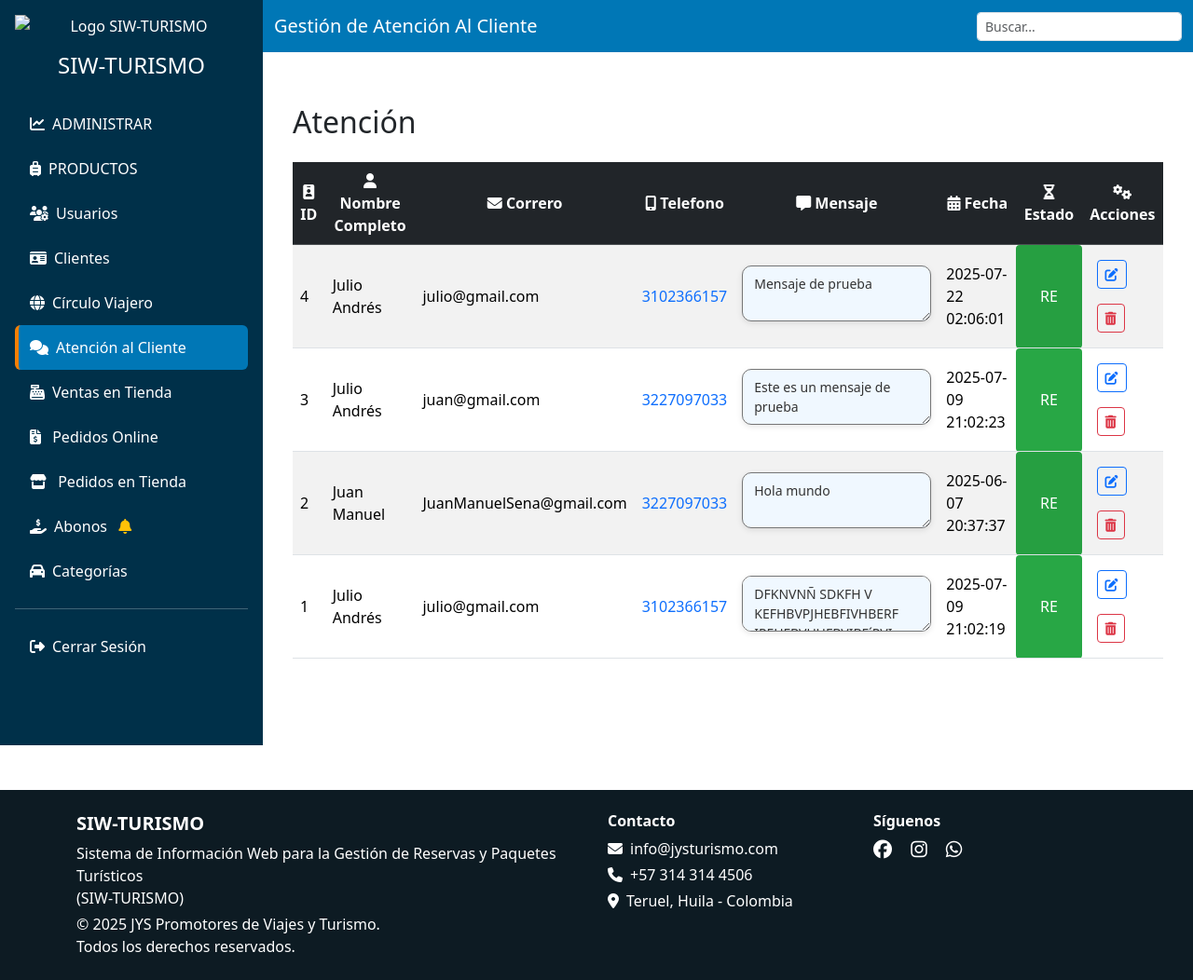
The app's page /vista/admin/atencion_cliente.php (signed in), older data.
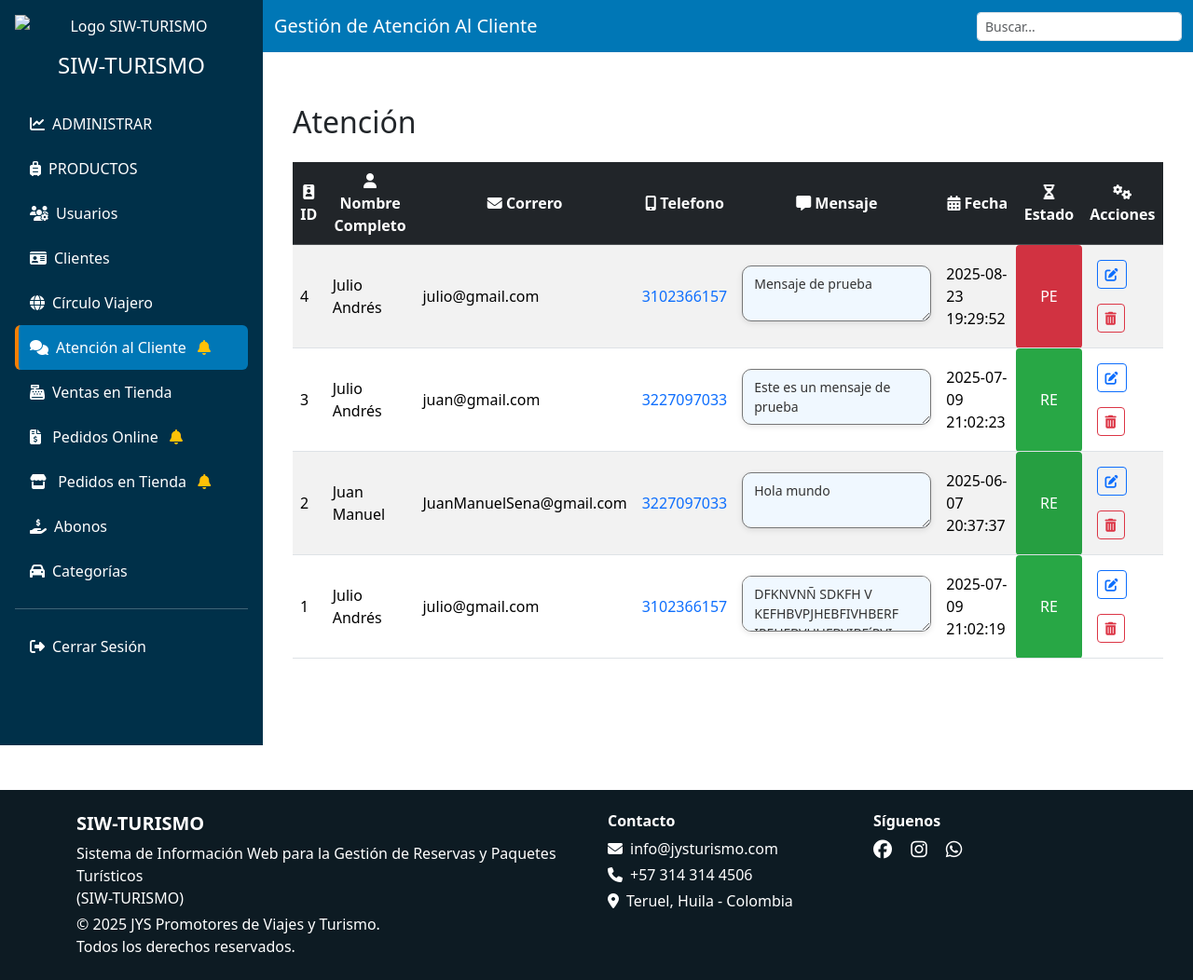
The same page, newer data.
### tables this page shows
CREATE TABLE `atencion_clientes` (
  `id` int(11) NOT NULL,
  `nombre` text NOT NULL,
  `mensaje` text NOT NULL,
  `fecha` timestamp NOT NULL DEFAULT current_timestamp() ON UPDATE current_timestamp(),
  `estado` enum('PE','RE') DEFAULT NULL,
  `correo` varchar(150) DEFAULT NULL,
  `telefono` bigint(15) NOT NULL
);

### modelo/obtenerEstados.php (called while the page is built, shortened)
<?php
function hayPedidos($conn)
{
    $sql = "SELECT 1 FROM ventas WHERE estado = ? AND tipo_venta = 'online' LIMIT 1";
    $stmt = $conn->prepare($sql);
    if ($stmt) {
        $estado = "solicitado";
        $stmt->bind_param("s", $estado);
        $stmt->execute();
        $stmt->store_result();
        $hay = ($stmt->num_rows > 0);
        return $hay;
    }
    return false;
}
function hayAtenciones($conn)
{
    $sql = "SELECT 1 FROM atencion_clientes WHERE estado = ? LIMIT 1";
    $stmt = $conn->prepare($sql);
    if ($stmt) {
        $estado = "PE";
        $stmt->bind_param("s", $estado);
        $stmt->execute();
        $stmt->store_result();
        $hay = ($stmt->num_rows > 0);
        return $hay;
    }
    return false;
}
function hayPedidosFisicos($conn){
    $sql = "SELECT 1 FROM ventas WHERE estado = ? AND tipo_venta = 'fisica' LIMIT 1";
    $stmt = $conn->prepare($sql);
    if ($stmt) {
        $estado = "solicitado";
        $stmt->bind_param("s", $estado);
        $stmt->execute();
        $stmt->store_result();
        $hay = ($stmt->num_rows > 0);
        return $hay;
    }
    return false;
}
function hayAbonosPendientes($conn){
    $sql = "SELECT 1 FROM abonos WHERE estado = 'pendiente' LIMIT 1";
    $stmt = $conn->prepare($sql);
    if ($stmt) {
        $stmt->execute();
        $stmt->store_result();
        $hay = ($stmt->num_rows > 0);
        return $hay;
    }
    return false;
}
?>

### modelo/atenciones_m.php (called while the page is built, shortened)
<?php
function obtenerAtenciones($conn) {
    $result = mysqli_query($conn, "SELECT * FROM atencion_clientes ORDER BY id DESC");
    return mysqli_fetch_all($result, MYSQLI_ASSOC);
}
?>

### vista/admin/atencion_cliente.php (the view, shortened to what the changed rows need)
<?php
    include('header.php');
?>
<body>
    <?php
        include '../../conexion.php';
        include '../../modelo/atenciones_m.php';
        $atenciones = obtenerAtenciones($conn);
    ?>
    <div class="d-flex flex-column flex-lg-row">
        <?php include ('sidebar.php'); ?>
        <div class="flex-grow-1">
            <div class="main-content">
                <div class="d-flex justify-content-between align-items-center mb-4">
                    <h2 class="mb-0 mt-4">Atención</h2>
                </div>
                <div class="table-responsive">
                    <table class="table table-striped table-hover align-middle">
                        <thead class="table-dark">
                            <tr>
                                <th class="text-center"><i class="fas fa-id-badge"></i> ID</th>
                                <th class="text-center"><i class="fas fa-user"></i> Nombre Completo</th>
                                <th class="text-center"><i class="fas fa-envelope"></i> Correro</th>
                                <th class="text-center"><i class="fas fa-mobile-alt"></i> Telefono</th>
                                <th class="text-center"><i class="fas fa-comment-alt"></i> Mensaje</th>
                                <th class="text-center"><i class="fas fa-calendar-alt"></i> Fecha</th>
                                <th class="text-center"><i class="fas fa-hourglass-half"></i> Estado</th>
                                <th class="text-center"><i class="fas fa-cogs"></i> Acciones</th>
                            </tr>
                        </thead>
                        <tbody class="text-center">
                            <?php foreach ($atenciones as $atencion): ?>
                                <tr>
                                    <td><?= $atencion['id'] ?></td>
                                    <td><?= $atencion['nombre'] ?></td>
                                    <td><?= $atencion['correo'] ?></td>
                                    <td>
                                    <a href="https://wa.me/57<?= preg_replace('/\D/', '', $atencion['telefono']) ?>" target="_blank">
                                        <?= $atencion['telefono'] ?>
                                    </a>
                                    </td>
                                   <td>
                                        <textarea lass="overflow-auto" style="
                                            max-height: 100px;
                                            max-width: 100%;
                                            text-align: left;
                                            overflow-wrap: break-word;
                                            background-color: #f0f8ff; /* azul claro suave */
                                            padding: 8px 12px;
                                            border-radius: 10px;
                                            box-shadow: 0 2px 6px rgba(0, 0, 0, 0.1);
                                            font-family: 'Segoe UI', Tahoma, Geneva, Verdana, sans-serif;
                                            font-size: 14px;
                                            color: #333;
                                            "
                                            readonly><?= htmlspecialchars($atencion['mensaje']) ?>
                                        </textarea>
                                    </td>
                                    <td><?= $atencion['fecha'] ?></td>
                                    <td style="<?= $atencion['estado']=='RE' ? 'background-color:#28a745;color:#fff;padding:5px;border-radius:4px;text-align:center;' : ($atencion['estado']=='PE' ? 'background-color:#dc3545;color:#fff;padding:5px;border-radius:4px;text-align:center;' : '') ?>">
                                        <?= htmlspecialchars($atencion['estado']) ?>
                                    </td>
                                    <td>
                                    <button class="btn btn-sm btn-outline-primary m-2" data-bs-toggle="modal"
                                        data-bs-target="#modalEditar<?= $atencion['id'] ?>">
                                        <i class="fas fa-edit"></i>
                                    </button>
                                    <button class="btn btn-sm btn-outline-danger m-2"
                                        onclick="eliminar(event, <?= $atencion['id'] ?>)"><i class="fas fa-trash-alt"></i>
                                    </button>
                                    </td>
                                </tr>
                            <?php endforeach; ?>
                        </tbody>
                    </table>
                </div>
            </div>
        </div>
    </div>
    <?php include ('footer.php'); ?>
</body>
</html>

### vista/admin/sidebar.php (shortened to what the changed rows need)
<?php
include '../../conexion.php';
include '../../modelo/obtenerEstados.php';
$CampanaPedidos = hayPedidos($conn);
$CampanaAtencion = hayAtenciones($conn);
$CampanaPedidosFisicos=hayPedidosFisicos($conn);
$campanaAbonos = hayAbonosPendientes($conn);
?>
<!DOCTYPE html>
<html lang="es">
<head>
    <link
        href="../../libs/bootstrap-5.3.3-dist/css/bootstrap.min.css"
        rel="stylesheet" />
</head>
<body>
    <div class="sidebar p-3 text-center d-flex flex-column flex-shrink-0 text-white overflow-auto vh-100">
        <nav style="min-width: 250px;">
            <ul class="nav nav-pills flex-column text-start">
                <?php if ($_SESSION['rol'] == 'ADMIN' || $_SESSION['rol'] == 'ATENCION_CLIENTE'): ?>
                    <li class="nav-item">
                        <a href="atencion_cliente.php" class="nav-link i-atencion_cliente text-white">
                            <i class="fas fa-comments me-2"></i>Atención al Cliente
                            <?php if ($CampanaAtencion): ?>
                                <i class="fas fa-bell text-warning ms-2"></i>
                            <?php endif; ?>
                        </a>
                    </li>
                <?php endif; ?>
                <li class="nav-item">
                    <a href="pedidos.php" class="nav-link i-pedidos text-white">
                        <i class="fas fa-file-invoice-dollar me-2"></i>
                        Pedidos Online
                        <?php if ($CampanaPedidos): ?>
                            <i class="fas fa-bell text-warning ms-2"></i>
                        <?php endif; ?>
                    </a>
                </li>
                 <li class="nav-item">
                    <a href="pedidos_tienda.php" class="nav-link i-pedidos_tienda text-white">
                        <i class="fas fa-store me-2"></i>
                        Pedidos en Tienda
                        <?php if ($CampanaPedidosFisicos): ?>
                            <i class="fas fa-bell text-warning ms-2"></i>
                        <?php endif; ?>
                    </a>
                </li>
                <?php if ($_SESSION['rol'] != 'ATENCION_CLIENTE'): ?>
                    <li class="nav-item">
                        <a href="abonos.php" class="nav-link i-abonos text-white">
                            <i class="fas fa-hand-holding-usd me-2"></i>Abonos
                            <?php if ($campanaAbonos): ?>
                            <i class="fas fa-bell text-warning ms-2"></i>
                        <?php endif; ?>
                        </a>
                    </li>
                <?php endif; ?>
            </ul>
        </nav>
    </div>
</body>
</html>

Row changes from the older to the newer data that the page shows:
changed atencion_clientes "Mensaje de prueba": fecha "2025-07-22 02:06:01" → "2025-08-23 19:29:52"; estado "RE" → "PE"
